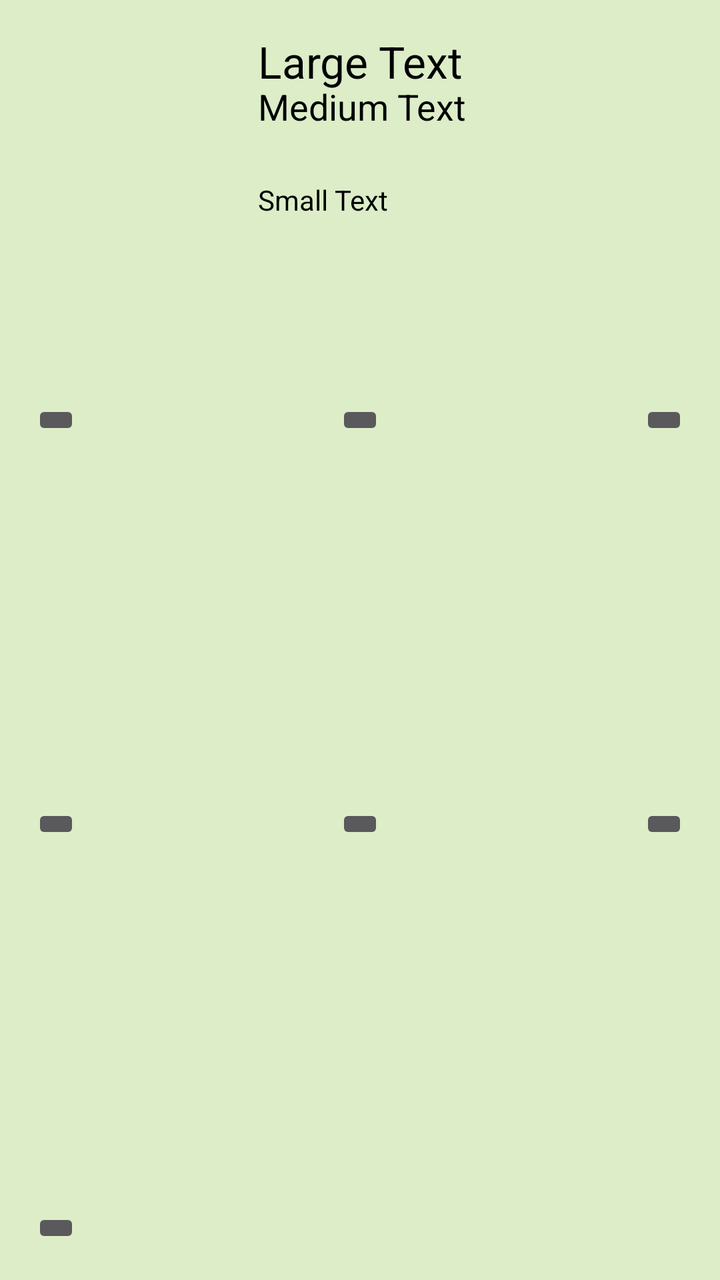
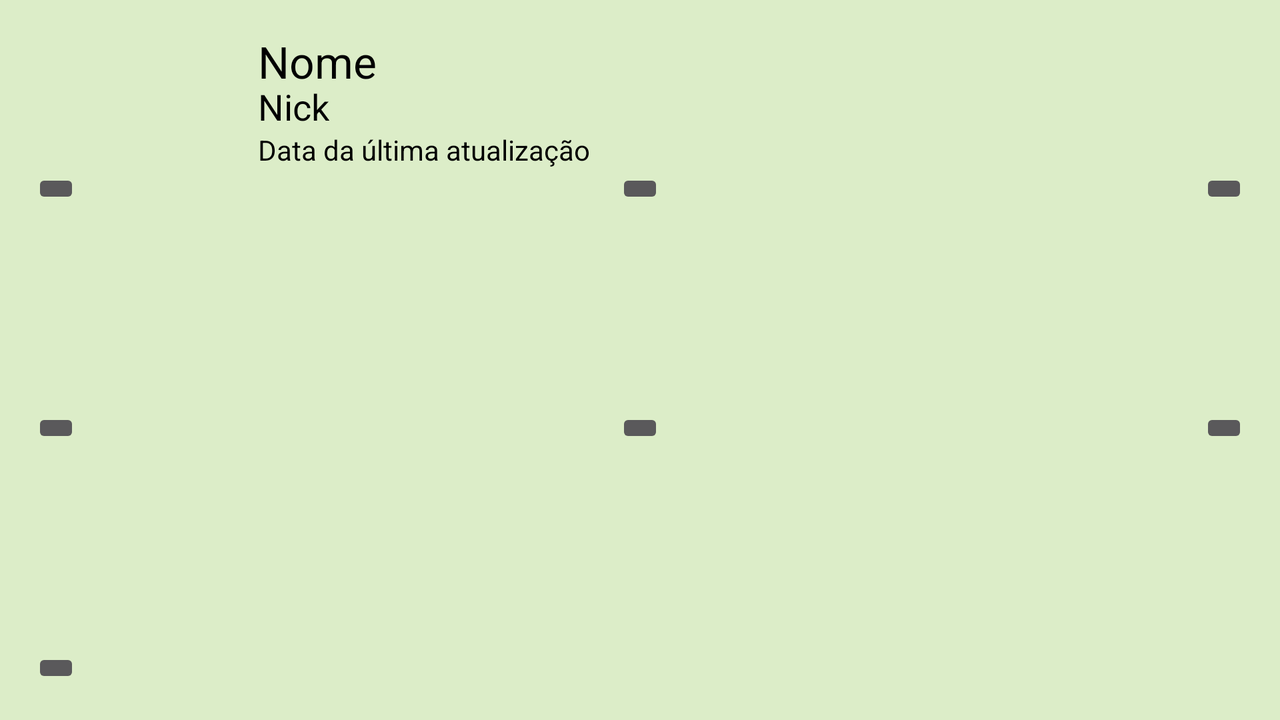

An Android layout and its configuration variant, each rendered on a device that would load it. The default file and the variant file are quoted in full after the pictures.
<!-- AndroidManifest.xml: application theme AppTheme -->
<!-- res/layout/activity_main.xml -->
<RelativeLayout xmlns:android="http://schemas.android.com/apk/res/android"
    xmlns:tools="http://schemas.android.com/tools" android:layout_width="match_parent"
    android:layout_height="match_parent" android:paddingLeft="@dimen/activity_horizontal_margin"
    android:paddingRight="@dimen/activity_horizontal_margin"
    android:paddingTop="@dimen/activity_vertical_margin"
    android:paddingBottom="@dimen/activity_vertical_margin" tools:context=".MainActivity">

    <ImageView
        android:layout_width="wrap_content"
        android:layout_height="wrap_content"
        android:id="@+id/imgUsuario"
        android:layout_alignParentTop="true"
        android:layout_alignParentLeft="true"
        android:layout_alignParentStart="true"
        android:src="@drawable/ic_launcher"
        android:layout_alignParentBottom="true"
        android:layout_alignParentRight="true"
        android:layout_alignParentEnd="true"
        android:layout_marginRight="250dp"
        android:layout_marginEnd="250dp"
        android:layout_marginBottom="424dp" />

    <TextView
        android:layout_width="wrap_content"
        android:layout_height="wrap_content"
        android:textAppearance="?android:attr/textAppearanceLarge"
        android:text="Large Text"
        android:id="@+id/labelUsuarioNome"
        android:layout_alignBottom="@+id/imgUsuario"
        android:layout_alignParentLeft="true"
        android:layout_alignParentStart="true"
        android:layout_marginLeft="113dp"
        android:layout_marginStart="113dp"
        android:layout_marginBottom="91dp"
        android:layout_alignParentTop="true"
        android:layout_alignParentRight="true"
        android:layout_alignParentEnd="true" />

    <TextView
        android:layout_width="wrap_content"
        android:layout_height="wrap_content"
        android:textAppearance="?android:attr/textAppearanceMedium"
        android:text="Medium Text"
        android:id="@+id/LabelUsuarioNick"
        android:layout_marginTop="25dp"
        android:layout_alignParentTop="true"
        android:layout_alignLeft="@+id/labelUsuarioNome"
        android:layout_alignStart="@+id/labelUsuarioNome" />

    <TextView
        android:layout_width="wrap_content"
        android:layout_height="wrap_content"
        android:textAppearance="?android:attr/textAppearanceSmall"
        android:text="Small Text"
        android:id="@+id/labelAtualizacao"
        android:layout_marginTop="25dp"
        android:layout_below="@+id/LabelUsuarioNick"
        android:layout_alignLeft="@+id/LabelUsuarioNick"
        android:layout_alignStart="@+id/LabelUsuarioNick" />

    <FrameLayout
        android:layout_width="fill_parent"
        android:layout_height="fill_parent"
        android:id="@+id/frameLayout"
        android:layout_centerHorizontal="true"
        android:layout_below="@+id/labelUsuarioNome">

        <ImageButton
            android:layout_width="wrap_content"
            android:layout_height="wrap_content"
            android:id="@+id/btMeuJardim"
            android:layout_gravity="left|top"
            android:src="@drawable/ic_launcher"
            android:onClick="executarMeuJardimActivity"
            />

        <ImageButton
            android:layout_width="wrap_content"
            android:layout_height="wrap_content"
            android:id="@+id/btAlertas"
            android:layout_gravity="center_horizontal|top"
            android:src="@drawable/ic_launcher"
            android:onClick="executarMeusAlertasActivity"
            />

        <ImageButton
            android:layout_width="wrap_content"
            android:layout_height="wrap_content"
            android:id="@+id/btCadastroUsuario"
            android:layout_gravity="right|top"
            android:src="@drawable/ic_launcher"
            android:onClick="executarCadastroUsuarioActivity"
            />

        <ImageButton
            android:layout_width="wrap_content"
            android:layout_height="wrap_content"
            android:id="@+id/btConfiguracoes"
            android:layout_gravity="left|center_vertical"
            android:src="@drawable/ic_launcher"
            android:onClick="executarConfiguracoesActivity"
            />

        <ImageButton
            android:layout_width="wrap_content"
            android:layout_height="wrap_content"
            android:id="@+id/btAtualizar"
            android:layout_gravity="center"
            android:src="@drawable/ic_launcher"
            android:onClick="executarSincronizacao"
            />

        <ImageButton
            android:layout_width="wrap_content"
            android:layout_height="wrap_content"
            android:id="@+id/btSobre"
            android:layout_gravity="right|center_vertical"
            android:src="@drawable/ic_launcher"
            android:onClick="executarSobreActivity"
            />

        <ImageButton
            android:layout_width="wrap_content"
            android:layout_height="wrap_content"
            android:id="@+id/btSair"
            android:layout_gravity="left|bottom"
            android:src="@drawable/ic_launcher"
            android:onClick="executarSair"
            />
    </FrameLayout>

</RelativeLayout>
<!-- resources referenced by this layout -->
<resources>
  <dimen name="activity_horizontal_margin">16dp</dimen>
  <dimen name="activity_vertical_margin">16dp</dimen>
  <!-- drawable ic_launcher: png bitmap (mipmap-mdpi, 2888 bytes) -->
  <style name="AppTheme" parent="Theme.AppCompat.NoActionBar">
          
          <item name="colorPrimary">@color/actionbarbackground</item>
          <item name="colorPrimaryDark">@color/myPrimaryDarkColor</item>
          <item name="colorAccent">@color/myAccentColor</item>
          <item name="android:textColorPrimary">@color/myTextPrimaryColor</item>
          <item name="android:textColor">@color/myTextColor</item>
          <item name="drawerArrowStyle">@style/DrawerArrowStyle</item>
  
          <item name="android:windowBackground">@color/myWindowBackground</item>
      </style>
  <color name="actionbarbackground">#558B2F</color>
  <color name="myPrimaryDarkColor">#33691E</color>
  <color name="myAccentColor">#AED581</color>
  <color name="myTextPrimaryColor">#000000</color>
  <color name="myTextColor">#000000</color>
  <style name="DrawerArrowStyle" parent="Widget.AppCompat.DrawerArrowToggle">
          <item name="spinBars">true</item>
          <item name="color">@android:color/white</item>
      </style>
  <color name="myWindowBackground">#DCEDC8</color>
</resources>
<!-- res/layout-land/activity_main.xml (the repository's variant of the layout above) -->
<!-- drawn on the phone turned sideways -->
<RelativeLayout xmlns:android="http://schemas.android.com/apk/res/android"
    xmlns:tools="http://schemas.android.com/tools" android:layout_width="match_parent"
    android:layout_height="match_parent" android:paddingLeft="@dimen/activity_horizontal_margin"
    android:paddingRight="@dimen/activity_horizontal_margin"
    android:paddingTop="@dimen/activity_vertical_margin"
    android:paddingBottom="@dimen/activity_vertical_margin" tools:context=".MainActivity">

    <TextView
        android:layout_width="wrap_content"
        android:layout_height="wrap_content"
        android:textAppearance="?android:attr/textAppearanceLarge"
        android:text="@string/LabelNome"
        android:id="@+id/labelUsuarioNome"
        android:layout_alignParentLeft="true"
        android:layout_alignParentStart="true"
        android:layout_marginLeft="113dp"
        android:layout_marginStart="113dp"
        android:layout_marginBottom="91dp"
        android:layout_alignParentTop="true"
        android:layout_alignParentRight="true"
        android:layout_alignParentEnd="true" />

    <TextView
        android:layout_width="wrap_content"
        android:layout_height="wrap_content"
        android:textAppearance="?android:attr/textAppearanceMedium"
        android:text="@string/LabelNick"
        android:id="@+id/LabelUsuarioNick"
        android:layout_marginTop="25dp"
        android:layout_alignParentTop="true"
        android:layout_alignLeft="@+id/labelUsuarioNome"
        android:layout_alignStart="@+id/labelUsuarioNome" />

    <TextView
        android:layout_width="wrap_content"
        android:layout_height="wrap_content"
        android:textAppearance="?android:attr/textAppearanceSmall"
        android:text="@string/LabelAtualizar"
        android:id="@+id/labelAtualizacao"
        android:layout_below="@+id/LabelUsuarioNick"
        android:layout_alignLeft="@+id/LabelUsuarioNick"
        android:layout_alignStart="@+id/LabelUsuarioNick" />

    <FrameLayout
        android:layout_width="fill_parent"
        android:layout_height="fill_parent"
        android:id="@+id/frameLayout"
        android:layout_centerHorizontal="true"
        android:layout_below="@+id/labelAtualizacao">

        <ImageButton
            android:layout_width="wrap_content"
            android:layout_height="wrap_content"
            android:id="@+id/btMeuJardim"
            android:layout_gravity="left|top"
            android:src="@drawable/ic_launcher"
            android:onClick="executarMeuJardimActivity"
            android:layout_marginBottom="60dp"
            />

        <ImageButton
            android:layout_width="wrap_content"
            android:layout_height="wrap_content"
            android:id="@+id/btAlertas"
            android:layout_gravity="center_horizontal|top"
            android:src="@drawable/ic_launcher"
            android:onClick="executarMeusAlertasActivity"
            android:layout_marginBottom="60dp"
            />

        <ImageButton
            android:layout_width="wrap_content"
            android:layout_height="wrap_content"
            android:id="@+id/btCadastroUsuario"
            android:layout_gravity="right|top"
            android:src="@drawable/ic_launcher"
            android:onClick="executarCadastroUsuarioActivity"
            android:layout_marginBottom="60dp"
            />

        <ImageButton
            android:layout_width="wrap_content"
            android:layout_height="wrap_content"
            android:id="@+id/btConfiguracoes"
            android:layout_gravity="left|center_vertical"
            android:src="@drawable/ic_launcher"
            android:onClick="executarConfiguracoesActivity"


            />

        <ImageButton
            android:layout_width="wrap_content"
            android:layout_height="wrap_content"
            android:id="@+id/btAtualizar"
            android:layout_gravity="center"
            android:src="@drawable/ic_launcher"
            android:onClick="executarSincronizacao"

            />

        <ImageButton
            android:layout_width="wrap_content"
            android:layout_height="wrap_content"
            android:id="@+id/btSobre"
            android:layout_gravity="right|center_vertical"
            android:src="@drawable/ic_launcher"
            android:onClick="executarSobreActivity"

            />

        <ImageButton
            android:layout_width="wrap_content"
            android:layout_height="wrap_content"
            android:id="@+id/btSair"
            android:layout_gravity="left|bottom"
            android:src="@drawable/ic_launcher"
            android:onClick="executarSair"


            />
    </FrameLayout>

    <ImageView
        android:layout_width="90dp"
        android:layout_height="90dp"
        android:id="@+id/imageView"
        android:src="@drawable/ic_launcher"
        android:layout_alignWithParentIfMissing="false"
        android:layout_above="@+id/frameLayout"
        android:layout_alignParentLeft="true"
        android:layout_alignParentStart="true" />

</RelativeLayout>
<!-- resources referenced by the variant -->
<!-- as the phone turned sideways resolves them -->
<resources>
  <dimen name="activity_horizontal_margin">16dp</dimen>
  <dimen name="activity_vertical_margin">16dp</dimen>
  <!-- drawable ic_launcher: png bitmap (mipmap-mdpi, 2888 bytes) -->
  <string name="LabelAtualizar">Data da última atualização</string>
  <string name="LabelNick">Nick</string>
  <string name="LabelNome">Nome</string>
  <style name="AppTheme" parent="Theme.AppCompat.NoActionBar">
          
          <item name="colorPrimary">@color/actionbarbackground</item>
          <item name="colorPrimaryDark">@color/myPrimaryDarkColor</item>
          <item name="colorAccent">@color/myAccentColor</item>
          <item name="android:textColorPrimary">@color/myTextPrimaryColor</item>
          <item name="android:textColor">@color/myTextColor</item>
          <item name="drawerArrowStyle">@style/DrawerArrowStyle</item>
  
          <item name="android:windowBackground">@color/myWindowBackground</item>
      </style>
  <color name="actionbarbackground">#558B2F</color>
  <color name="myPrimaryDarkColor">#33691E</color>
  <color name="myAccentColor">#AED581</color>
  <color name="myTextPrimaryColor">#000000</color>
  <color name="myTextColor">#000000</color>
  <style name="DrawerArrowStyle" parent="Widget.AppCompat.DrawerArrowToggle">
          <item name="spinBars">true</item>
          <item name="color">@android:color/white</item>
      </style>
  <color name="myWindowBackground">#DCEDC8</color>
</resources>
